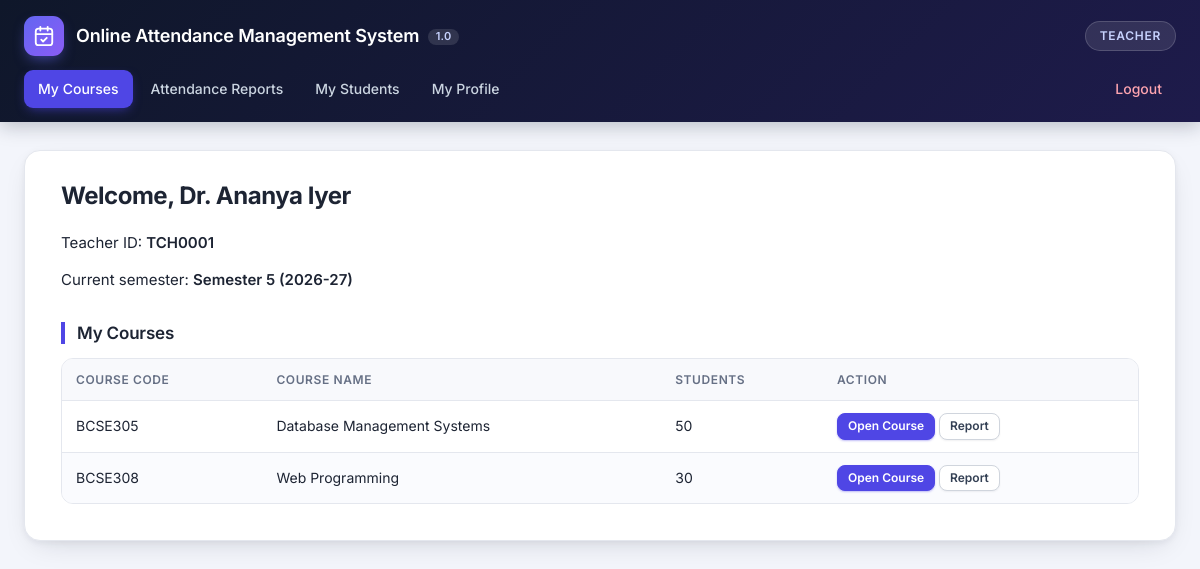
The page /teacher/index.php (signed in) on the database its author committed.
### tables this page shows
CREATE TABLE `semesters` (
  `sem_id` int NOT NULL AUTO_INCREMENT,
  `academic_year` varchar(9) NOT NULL,
  `semester_no` tinyint unsigned NOT NULL,
  `is_current` tinyint(1) NOT NULL DEFAULT 0,
  PRIMARY KEY (`sem_id`),
  UNIQUE KEY `uq_semester` (`academic_year`,`semester_no`)
);

CREATE TABLE `courses` (
  `course_id` int NOT NULL AUTO_INCREMENT,
  `course_code` varchar(30) NOT NULL,
  `course_name` varchar(255) NOT NULL,
  `credits` tinyint unsigned DEFAULT NULL,
  `department` varchar(100) NOT NULL DEFAULT '',
  `sem_id` int NOT NULL,
  `status` varchar(10) NOT NULL DEFAULT 'active',
  PRIMARY KEY (`course_id`),
  UNIQUE KEY `uq_course_sem` (`course_code`,`sem_id`),
  KEY `idx_courses_sem` (`sem_id`),
  CONSTRAINT `fk_courses_sem` FOREIGN KEY (`sem_id`) REFERENCES `semesters` (`sem_id`)
);

### data.php (called while the page is built, shortened)
<?php
function load_account(PDO $pdo, int $id): ?array
{
    $stmt = $pdo->prepare(
        'SELECT a.id, a.username, a.type AS role, a.is_active, a.fname, a.email, a.phone, a.st_id, a.tc_id,
                s.student_code, s.st_name, s.is_active AS st_active,
                t.teacher_code, t.tc_name, t.is_active AS tc_active
         FROM admininfo a
         LEFT JOIN students s ON s.st_id = a.st_id
         LEFT JOIN teachers t ON t.tc_id = a.tc_id
         WHERE a.id = ?'
    );
    $stmt->execute([$id]);
    $row = $stmt->fetch();
    $row['id']    = (int) $row['id'];
    $row['st_id'] = $row['st_id'] === null ? null : (int) $row['st_id'];
    $row['tc_id'] = $row['tc_id'] === null ? null : (int) $row['tc_id'];
    $row['name']  = match ($row['role']) {
        'student' => (string) $row['st_name'],
        'teacher' => (string) $row['tc_name'],
        default   => (string) $row['fname'],
    };
    $row['code'] = match ($row['role']) {
        'student' => (string) $row['student_code'],
        'teacher' => (string) $row['teacher_code'],
        default   => (string) $row['username'],
    };
    return $row;
}
function account_problem(array $a): ?string
{
    return null;
}
function require_login(PDO $pdo, string $role, string $loginUrl = '../index.php'): array
{
    $id = $_SESSION['uid'] ?? null;
    $account = is_int($id) ? load_account($pdo, $id) : null;
    return $account;
}
function current_semester(PDO $pdo): ?array
{
    $row = $pdo->query('SELECT * FROM semesters WHERE is_current = 1 ORDER BY sem_id DESC LIMIT 1')->fetch();
    return $row === false ? null : $row;
}
function semester_label(array $s): string
{
    return $s['academic_year'] === 'Legacy'
        ? 'Legacy (before v2 upgrade)'
        : 'Semester ' . $s['semester_no'] . ' (' . $s['academic_year'] . ')';
}
function teacher_courses_list(PDO $pdo, int $tcId, ?int $semId): array
{
    $sql = 'SELECT c.course_id, c.course_code, c.course_name, c.credits, c.status, c.sem_id,
                   sm.academic_year, sm.semester_no, sm.is_current,
                   (SELECT COUNT(*) FROM student_courses sc JOIN students s ON s.st_id = sc.st_id
                     WHERE sc.course_id = c.course_id AND s.is_active = 1) AS students
            FROM teacher_courses tc
            JOIN courses c ON c.course_id = tc.course_id
            JOIN semesters sm ON sm.sem_id = c.sem_id
            WHERE tc.tc_id = ?' . ($semId !== null ? ' AND c.sem_id = ?' : '') . '
            ORDER BY sm.sem_id DESC, c.course_code';
    $stmt = $pdo->prepare($sql);
    $stmt->execute($semId !== null ? [$tcId, $semId] : [$tcId]);
    return $stmt->fetchAll();
}

### helpers.php (called while the page is built, shortened)
<?php
function e(mixed $value): string
{
    return htmlspecialchars((string) $value, ENT_QUOTES | ENT_SUBSTITUTE, 'UTF-8');
}

### teacher/index.php (the view, shortened to what this page needs)
<?php
require_once __DIR__ . '/connect.php';
$me  = require_login($pdo, 'teacher');
$sem = current_semester($pdo);
$courses = $sem === null ? [] : teacher_courses_list($pdo, $me['tc_id'], (int) $sem['sem_id']);
$courses = array_values(array_filter($courses, static fn (array $c): bool => $c['status'] === 'active'));
?>
<h3>Welcome, <?= e($me['name']) ?></h3>
<p>Teacher ID: <strong><?= e($me['code']) ?></strong></p>
<?php if ($sem === null): ?>
  <p class="msg-err">No current semester has been set. Please ask the administrator.</p>
<?php else: ?>
  <p>Current semester: <strong><?= e(semester_label($sem)) ?></strong></p>
<?php endif; ?>
<h4>My Courses</h4>
<table class="table table-striped">
  <thead><tr><th>Course Code</th><th>Course Name</th><th>Students</th><th>Action</th></tr></thead>
  <tbody>
    <?php foreach ($courses as $c): ?>
      <tr>
        <td><?= e($c['course_code']) ?></td>
        <td><?= e($c['course_name']) ?></td>
        <td><?= e($c['students']) ?></td>
        <td>
          <a class="btn btn-primary btn-xs" href="course.php?course_id=<?= e($c['course_id']) ?>">Open Course</a>
          <a class="btn btn-default btn-xs" href="report.php?course_id=<?= e($c['course_id']) ?>">Report</a>
        </td>
      </tr>
    <?php endforeach; ?>
  </tbody>
</table>

### css/main.css (style rules this page uses)
:root { --bg: #f3f5fb; --card: #ffffff; --ink: #1d2433; --ink-soft: #344054; --muted: #667085; --line: #e4e7ee; --line-strong: #d0d5dd; --brand: #4f46e5; --brand-dark: #4338ca; --brand-soft: #eef0ff; --ok: #067647; --ok-bg: #ecfdf3; --ok-line: #abefc6; --err: #b42318; --err-bg: #fef3f2; --err-line: #fecdca; --warn: #b54708; --warn-bg: #fffaeb; --warn-line: #fedf89; --header-1: #0f172a; --header-2: #1e1b4b; --radius: 12px; --shadow-sm: 0 1px 2px rgba(16, 24, 40, .06); --shadow-md: 0 10px 30px -12px rgba(16, 24, 40, .18), 0 2px 6px rgba(16, 24, 40, .05); --font: "Inter", system-ui, -apple-system, "Segoe UI", Roboto, "Helvetica Neue", Arial, sans-serif; }
* { box-sizing: border-box; }
html { -webkit-text-size-adjust: 100%; }
body { margin: 0; font-family: var(--font); font-size: 15px; line-height: 1.55; color: var(--ink); background: var(--bg); -webkit-font-smoothing: antialiased; }
p { font-size: 15px; margin: 0 0 14px; }
strong, b { font-weight: 600; }
a { color: var(--brand); text-decoration: none; }
h1, h2, h3, h4, h5 { font-family: var(--font); color: var(--ink); }
.content h3 { margin: 0 0 22px; font-size: 24px; font-weight: 700; letter-spacing: -.02em; }
.content h4 { margin: 30px 0 14px; padding-left: 12px; font-size: 17px; font-weight: 600; letter-spacing: -.01em; border-left: 4px solid var(--brand); line-height: 1.3; }
.content > :last-child { margin-bottom: 0; }
.table { width: 100%; max-width: 100%; margin: 0 0 22px; border-collapse: separate; border-spacing: 0; background: #fff; border: 1px solid var(--line); border-radius: var(--radius); overflow: hidden; font-size: 14px; }
.table > thead > tr > th { padding: 12px 14px; font-size: 12px; font-weight: 600; letter-spacing: .05em; text-transform: uppercase; color: var(--muted); text-align: left; white-space: nowrap; background: #f8f9fc; border-top: 0; border-bottom: 1px solid var(--line); vertical-align: middle; }
.table > tbody > tr > td, .table > tbody > tr > th { padding: 12px 14px; vertical-align: middle; color: var(--ink); border-top: 1px solid var(--line); }
.table > tbody > tr > td { white-space: nowrap; }
.table > tbody > tr:first-child > td, .table > tbody > tr:first-child > th { border-top: 0; }
.table-striped > tbody > tr:nth-of-type(odd) { background: #fff; }
.table-striped > tbody > tr:nth-of-type(even) { background: #fafbfe; }
.btn, .btn:hover, .btn:focus, .btn:active { text-shadow: none; background-image: none !important; filter: none; }
.btn { display: inline-block; padding: 9px 18px; font-family: var(--font); font-size: 14px; font-weight: 600; line-height: 1.4; border-radius: 10px; border: 1px solid transparent; box-shadow: none; transition: background-color .15s, border-color .15s, box-shadow .15s, transform .05s; }
.btn-xs { padding: 4px 10px; font-size: 12px; border-radius: 8px; }
.btn-primary, .btn-primary:focus { color: #fff; background-color: var(--brand); border-color: var(--brand); box-shadow: 0 1px 2px rgba(79, 70, 229, .35); }
.btn-default, .btn-default:focus { color: var(--ink-soft); background-color: #fff; border-color: var(--line-strong); box-shadow: var(--shadow-sm); }

### rows shown on the page
semesters: semester_label($sem) "Semester 5 (2026-27)"
courses: course_code "BCSE305", course_name "Database Management Systems", students "50"
courses: course_code "BCSE308", course_name "Web Programming", students "30"

### other values the page prints
$role "TEACHER"
$label "My Courses"
$label "Attendance Reports"
$label "My Students"
$label "My Profile"
$label "Logout"
$me['name'] "Dr. Ananya Iyer"
$me['code'] "TCH0001"
